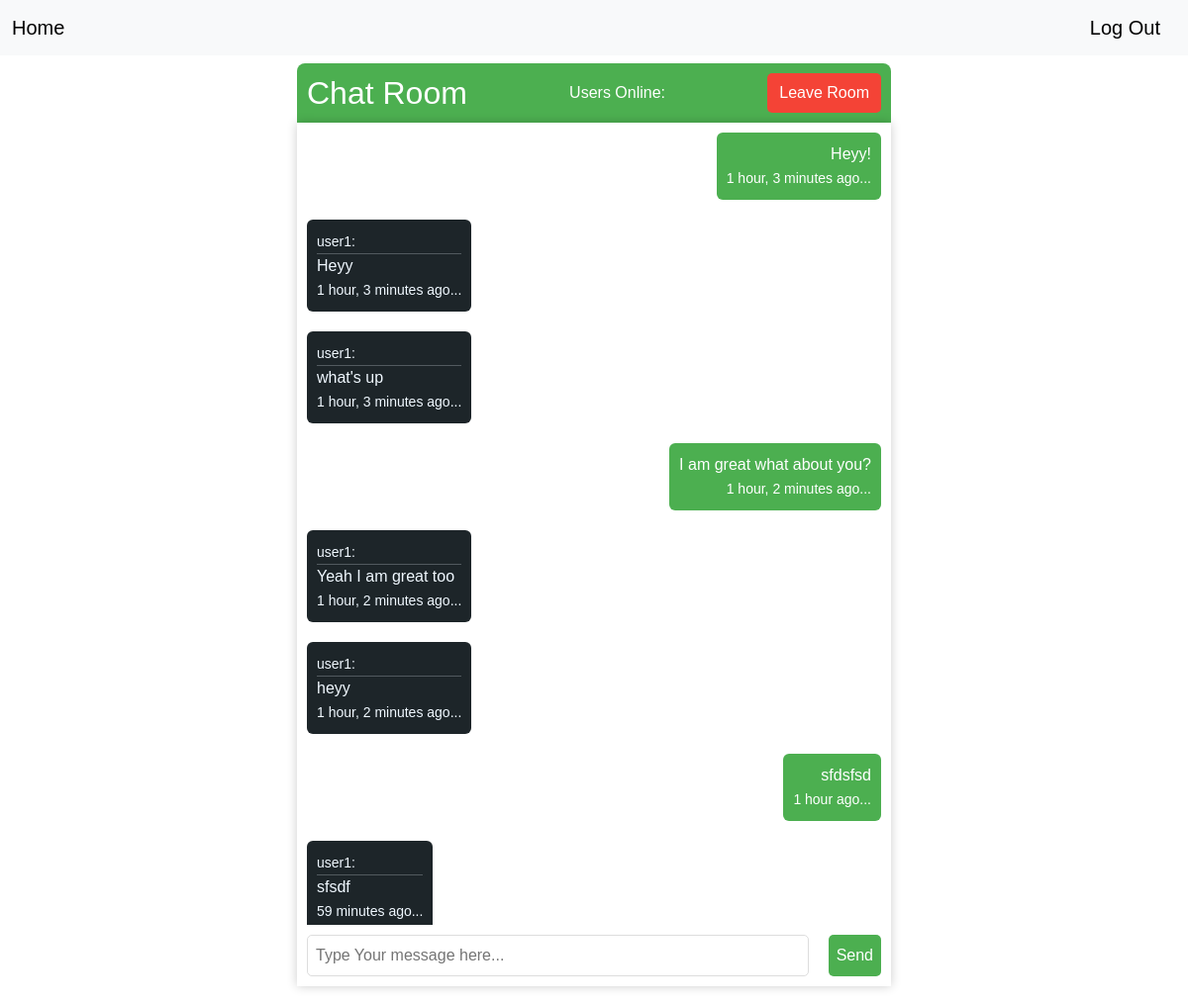
Page /chat_room/conference/ (signed in) on the committed database.
### chat/models.py (models this page shows, shortened)
class Messages(models.Model):
    message = models.CharField(max_length=255)
    sent_by = models.ForeignKey(User, models.DO_NOTHING, related_name='messages')
    timeStamp = models.DateTimeField(auto_now_add=True)

### chat/views.py (the view)
# urls.py: path("chat_room/<str:room_name>/", views.room, name="room"),
def room(request, room_name):
    room_exists = Room.objects.filter(name=room_name).exists()
    room = Room.objects.filter(name=room_name).first()
    user = request.user
    if room_exists:
        messagesQuery = room.messages.all()
        messages.success(request, 'Room Joined Succesfully')
        return render(request, "chat/room.html", {
            "room_name": room_name,
            'room_messages': messagesQuery
            })
    room = Room.objects.create(name=room_name, created_by=user)
    room.save()
    messages.success(request, 'Room Created Successful')
    return render(request, "chat/room.html", {"room_name": room_name})

### chat/templates/chat/room.html (shortened to what this page needs)
{% extends 'layout.html' %}
{% load static %}
{% block content %}
<div class="main-container my-2">
    <div class="chat-header">
        <h2>Chat Room</h2>
        <div id="users-online">Users Online:</div>
        <button class="leave-chat">
            <a href="{% url 'index' %}" style="text-decoration: none; color: white">
                Leave Room</a>
        </button>
    </div>
    <div class="chat-container">
        <div class="chat-log" id="chat-log">
            {% for message in room_messages %}
                {% if request.user.id == message.sent_by.id %}
                    <div class="message receiver-message">
                        <div>
                            <span>{{ message.message }}</span>
                        </div>
                        <div class="message-time">
                            <span><small>{{ message.timeStamp|timesince }} ago...</small></span>
                        </div>
                    </div>
                {% else %}
                    <div class="message sender-message">
                        <div>
                            <span><small>{{ message.sent_by.username}}:</small></span>
                        </div>
                        <hr style="width: 100%; margin: 0;">
                        <div>
                            <span>{{ message.message }}</span>
                        </div>
                        <div class="message-time">
                            <span><small>{{ message.timeStamp|timesince }} ago...</small></span>
                        </div>
                    </div>
                {% endif %}
            {% endfor %}
    </div>
        <div class="send-message">
            <input id="chat-message-input" type="text" placeholder="Type Your message here..." ><br>
            <button id="chat-message-submit" type="button">Send</button>
        </div>
    </div>
</div>
{% endblock %}

### chat/static/static.css (style rules this page uses)
* { font-family: sans-serif; margin: 0; padding: 0; }
.main-container { width: 100%; height: 100%; display: flex; flex-direction: column; align-items: center; }
.chat-container { display: flex; flex-direction: column; width: 50vw; height: 75vh; box-shadow: 0 0 10px rgba(0,0,0,0.2) }
.chat-header { display: flex; justify-content: space-between; align-items: center; width: 50vw; background-color: #4CAF50; color: #fff; padding: 10px; border-top-left-radius: 8px; border-top-right-radius: 8px; }
.chat-header h2 { margin: 0; }
.leave-chat { background-color: #f44336; color: #fff; border: none; border-radius: 5px; padding: 8px 12px; }
.chat-log { display: flex; flex-direction: column; border-radius: 5px; overflow-y: scroll; overflow-x: hidden; width: 50vw; height: 75vh; }
.message { padding: 10px; margin: 10px; border-radius: 6px; max-width: 75%; word-break: break-word; display: flex; flex-direction: column; }
.sender-message { background-color: #1d2529; color: aliceblue; align-self: flex-start; align-items: start; }
.receiver-message { background-color: #4CAF50; color: #ffff; align-items: end; align-self: flex-end; }
.message-time { align-self: flex-end; }
.send-message { display: flex; justify-content: space-between; }
.send-message input { width: 100%; padding: 8px; margin: 10px; border: 1px solid #ddd; border-radius: 5px; }
.send-message button { padding: 8px; margin: 10px; background-color: #4CAF50; color: #fff; border: none; border-radius: 5px; cursor: pointer; }

### rows in the picture
Messages: message "Heyy!", timeStamp "1 hour, 3 minutes"
Messages: sent_by.username "user1", message "Heyy", timeStamp "1 hour, 3 minutes"
Messages: sent_by.username "user1", message "what's up", timeStamp "1 hour, 3 minutes"
Messages: message "I am great what about you?", timeStamp "1 hour, 2 minutes"
Messages: sent_by.username "user1", message "Yeah I am great too", timeStamp "1 hour, 2 minutes"
Messages: sent_by.username "user1", message "heyy", timeStamp "1 hour, 2 minutes"
Messages: message "sfdsfsd", timeStamp "1 hour"
Messages: sent_by.username "user1", message "sfsdf", timeStamp "59 minutes"
